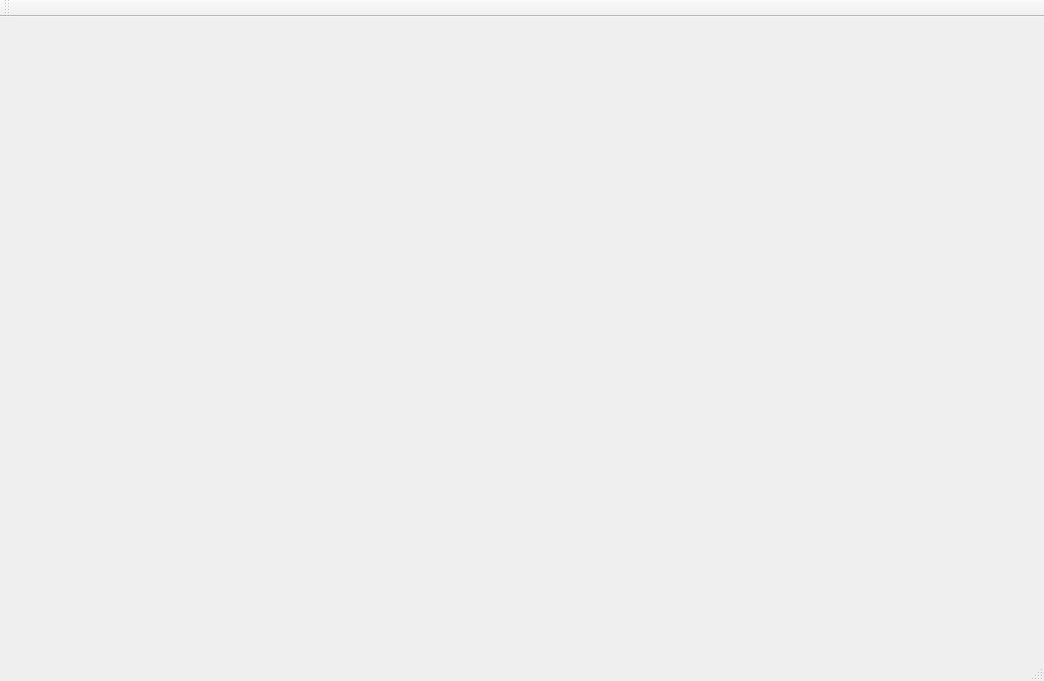
<?xml version="1.0" encoding="UTF-8"?>
<ui version="4.0">
 <class>MainWindow</class>
 <widget class="QMainWindow" name="MainWindow">
  <property name="geometry">
   <rect>
    <x>0</x>
    <y>0</y>
    <width>1044</width>
    <height>681</height>
   </rect>
  </property>
  <property name="windowTitle">
   <string>MainWindow</string>
  </property>
  <widget class="QWidget" name="centralWidget"/>
  <widget class="QMenuBar" name="menuBar">
   <property name="geometry">
    <rect>
     <x>0</x>
     <y>0</y>
     <width>1044</width>
     <height>23</height>
    </rect>
   </property>
  </widget>
  <widget class="QToolBar" name="mainToolBar">
   <attribute name="toolBarArea">
    <enum>TopToolBarArea</enum>
   </attribute>
   <attribute name="toolBarBreak">
    <bool>false</bool>
   </attribute>
  </widget>
  <widget class="QStatusBar" name="statusBar"/>
 </widget>
 <layoutdefault spacing="6" margin="11"/>
 <resources/>
 <connections/>
</ui>
